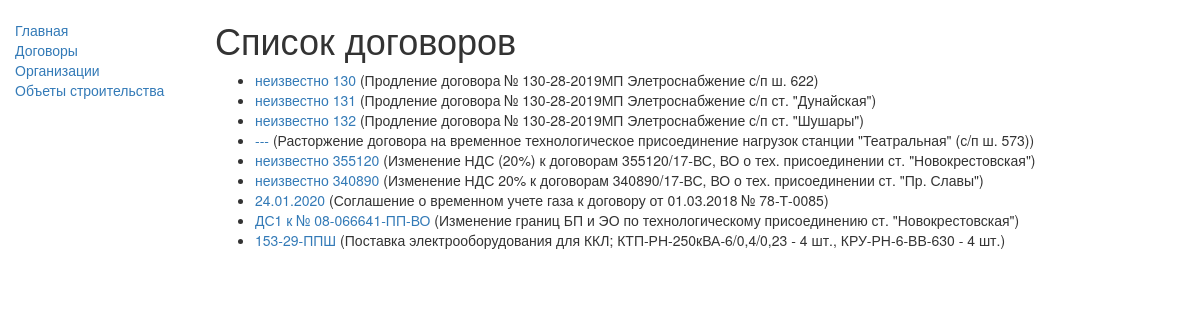
/catalog/contracts/, run on the app's committed database.
### catalog/models.py (models this page shows, shortened)
class Contract(models.Model):
    number = models.CharField(max_length=50, verbose_name="Номер договора")
    customer = models.ForeignKey('Company', on_delete=models.SET_NULL, null=True, verbose_name="Заказчик",
                                 related_name = 'Company_customer')
    executor = models.ForeignKey('Company', on_delete=models.SET_NULL, null=True, verbose_name="Исполнитель",
                                 related_name = 'Company_executor')
    subject_of_contract = models.TextField(max_length=500, verbose_name="Предмет договора")
    contract_time = models.DateField(null=True, blank=True, verbose_name="Срок действия договора")
    date_of_conclusion = models.DateField(null=True, blank=True, verbose_name="Дата заключения договора")
    status = (
        ('s', 'Подписан'),
        ('o', 'На подписании'),
        ('c', 'Аннулирован'),
        ('t', 'Расторгнут'),
    )
    contract_status = models.CharField(max_length=13, choices=status, default='o', verbose_name="Статус договора")
    constr_object = models.ForeignKey('ConstructionObject', on_delete=models.SET_NULL, null=True,
                                      verbose_name="Объект строительства",
                                      related_name = 'ConstructionObject_constr_object')
    num_work_note = models.IntegerField(null=True, blank=True, verbose_name="Номер служебной записки")
    date_work_note = models.DateField(null=True, blank=True, verbose_name="Дата служебной записки")
    publish = models.DateTimeField(auto_now_add=True, verbose_name="Дата создания записи") # дата создания записи (не видна в админке)
    person_name = (
        ('1', 'Павлышко Екатерина Сергеевна'),
        ('2', 'Пуленкова Римма Николаевна'),
        ('3', 'Бочков Максим Александрович'),
        ('4', 'Великородная Оксана Леонидовна')
    )
    person = models.CharField(max_length=20, choices=person_name, default='Павлышко Е. С.', verbose_name="Контактное лицо ДО")
    class Meta:
        ordering = ["contract_status"] # сортировка договоров по статусу
    def get_absolute_url(self):
        return reverse('contract-detail', args=[str(self.id)])

### catalog/views.py (the view)
class ContractListView(generic.ListView):
    model = Contract

### catalog/templates/catalog/contract_list.html
{% extends "base_generic.html" %}
{% block content %}
    <h1>Список договоров</h1>
    {% if contract_list %}
    <ul>
      {% for contract in contract_list %}
      <li>
        <a href="{{ contract.get_absolute_url }}">{{ contract.number }}</a> ({{contract.subject_of_contract}})
      </li>
      {% endfor %}
    </ul>
    {% else %}
      <p>Договоры отсутствуют</p>
    {% endif %}
{% endblock %}

### data on the page
Contract: number "неизвестно 130", subject_of_contract "Продление договора № 130-28-2019МП Элетроснабжение с/п ш. 622"
Contract: number "неизвестно 131", subject_of_contract "Продление договора № 130-28-2019МП Элетроснабжение с/п ст. \"Дунайская\""
Contract: number "неизвестно 132", subject_of_contract "Продление договора № 130-28-2019МП Элетроснабжение с/п ст. \"Шушары\""
Contract: number "---", subject_of_contract "Расторжение договора на временное технологическое присоединение нагрузок станции \"Театральная\" (с/п ш. 573)"
Contract: number "неизвестно 355120", subject_of_contract "Изменение НДС (20%) к договорам 355120/17-ВС, ВО о тех. присоединении ст. \"Новокрестовская\""
Contract: number "неизвестно 340890", subject_of_contract "Изменение НДС 20% к договорам 340890/17-ВС, ВО о тех. присоединении ст. \"Пр. Славы\""
Contract: number "24.01.2020", subject_of_contract "Соглашение о временном учете газа к договору от 01.03.2018 № 78-Т-0085"
Contract: number "ДС1 к № 08-066641-ПП-ВО", subject_of_contract "Изменение границ БП и ЭО по технологическому присоединению ст. \"Новокрестовская\""
Contract: number "153-29-ППШ", subject_of_contract "Поставка электрооборудования для ККЛ; КТП-РН-250кВА-6/0,4/0,23 - 4 шт., КРУ-РН-6-ВВ-630 - 4 шт."
